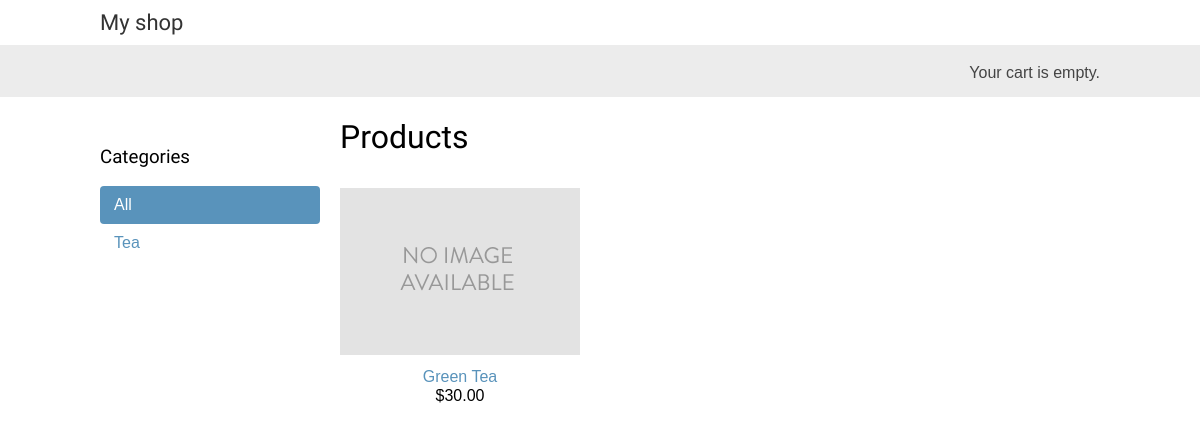
The app's page /, older data.
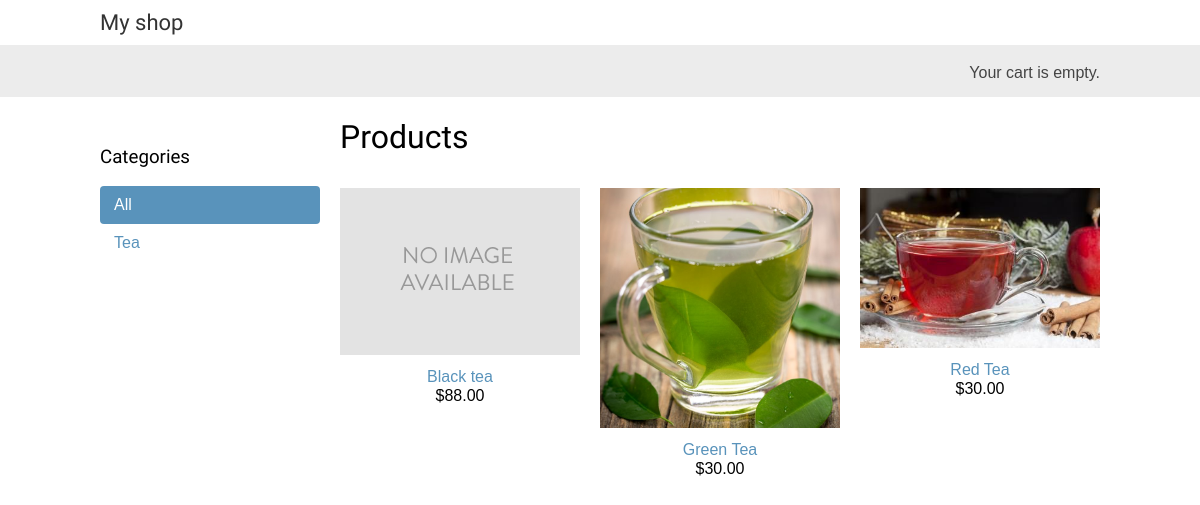
The same page, newer data.
### shop/models.py (models this page shows, shortened)
class Category(models.Model):
    name = models.CharField(max_length=200,
                            db_index=True)
    slug = models.SlugField(max_length=200,
                            db_index=True,
                            unique=True)
    class Meta:
        ordering = ('name',)
        verbose_name = 'category'
        verbose_name_plural = 'categories'
    def get_absolute_url(self):
        return reverse('shop:product_list_by_category',
                       args=[self.slug])

class Product(models.Model):
    category = models.ForeignKey(Category, related_name='products')
    name = models.CharField(max_length=200, db_index=True)
    slug = models.SlugField(max_length=200, db_index=True)
    image = models.ImageField(upload_to='products/%Y/%m/%d',
                              blank=True)
    description = models.TextField(blank=True)
    price = models.DecimalField(max_digits=10, decimal_places=2)
    stock = models.PositiveIntegerField()
    available = models.BooleanField(default=True)
    created = models.DateTimeField(auto_now_add=True)
    updated = models.DateTimeField(auto_now=True)
    class Meta:
        ordering = ('name',)
        index_together = (('id', 'slug'),)
    def get_absolute_url(self):
        return reverse('shop:product_detail', args=[self.id, self.slug])

### shop/views.py (the view)
# urls.py: url(r'^$', views.product_list, name='product_list'),
def product_list(request, category_slug=None):
    category = None
    categories = Category.objects.all()
    products = Product.objects.filter(available=True)
    if category_slug:
        category = get_object_or_404(Category, slug=category_slug)
        products = products.filter(category=category)
    return render(request,
                  'shop/product/list.html',
                  {'category': category,
                   'categories': categories,
                   'products': products})

### cart/cart.py (called while the page is built)
    def __len__(self):
        return sum(item['quantity'] for item in self.cart.values())

### cart/context_processors.py (called while the page is built)
def cart(request):
    return {'cart': Cart(request)}

### shop/templates/shop/product/list.html (shortened to what this page needs)
{% extends "shop/base.html" %}
{% load static %}
{% block content %}
    <div id="sidebar">
        <h3>Categories</h3>
        <ul>
            <li {% if not category %}class="selected"{% endif %}>
                <a href="{% url "shop:product_list" %}">All</a>
            </li>
            {% for c in categories %}
                <li {% if category.slug == c.slug %}class="selected"{% endif %}>
                    <a href="{{ c.get_absolute_url }}">{{ c.name }}</a>
                </li>
            {% endfor %}
        </ul>
    </div>
    <div id="main" class="product-list">
        <h1>{% if category %}{{ category.name }}{% else %}Products{% endif %}</h1>
        {% for product in products %}
            <div class="item">
                <a href="{{ product.get_absolute_url }}">
                    <img src="{% if product.image %}{{ product.image.url }}{% else %}{% static "img/no_image.png" %}{% endif %}">
                </a>
                <a href="{{ product.get_absolute_url }}">{{ product.name }}</a><br>
                ${{ product.price }}
            </div>
        {% endfor %}
    </div>
{% endblock %}

### shop/templates/shop/base.html (shortened to what this page needs)
{% load static %}
<!DOCTYPE html>
<html>
<head>
    <link href="{% static "css/base.css" %}" rel="stylesheet">
</head>
<body>
<div id="header">
    <a href="/" class="logo">My shop</a>
</div>
<div id="subheader">
    <div class="cart">
        {% with total_items=cart|length %}
            {% if cart|length > 0 %}
                Your cart:
                <a href="{% url "cart:cart_detail" %}">
                {{ total_items }} item{{ total_items|pluralize }},
                ${{ cart.get_total_price }}
                </a>
            {% else %}
                Your cart is empty.
            {% endif %}
        {% endwith %}
    </div>
</div>
<div id="content">
    {% block content %}
    {% endblock %}
</div>
</body>
</html>

### shop/static/css/base.css (style rules this page uses)
body { margin:0; padding:0; font-family:helvetica, sans-serif; }
h1, h2, h3, h4, h5 , h6 { font-family: 'Ubuntu', sans-serif; font-weight:normal; }
a { text-decoration:none; color:#5993bb; }
#header { padding:10px 100px; font-size:18px; overflow:auto; }
#subheader { background:#ececec; color:#444; padding:15px 100px; overflow:auto; }
#header .logo { font-family: 'Ubuntu', sans-serif; float:left; color:#333; font-size:22px; margin-right:10%; }
#subheader .cart { float:right; padding-top:4px; }
#content { padding:0 100px; overflow:hidden; }
#sidebar { width:220px; padding:30px 20px 0 0; float:left; }
#sidebar ul { margin:0; padding:0; }
#sidebar ul li { margin:0; list-style:none; padding:10px 14px; }
#sidebar ul li a { display:block; }
#sidebar ul li.selected { background:#5993bb; border-radius:4px; }
#sidebar ul li.selected a { color:#fff; }
#main { float:left; width: 96%; margin-right:-220px; overflow:hidden; }
.product-list .item { width:25%; padding:10px 20px 10px 0; float:left; text-align:center; line-height:1.2; }
.product-list .item img { width:100%; margin-bottom:8px; }

Row changes from the older to the newer data that the page shows:
added Product: name "Black tea", price "88.00"
changed Product "Green Tea": image: picture added in place of a placeholder
added Product: image (picture), name "Red Tea", price "30.00"
